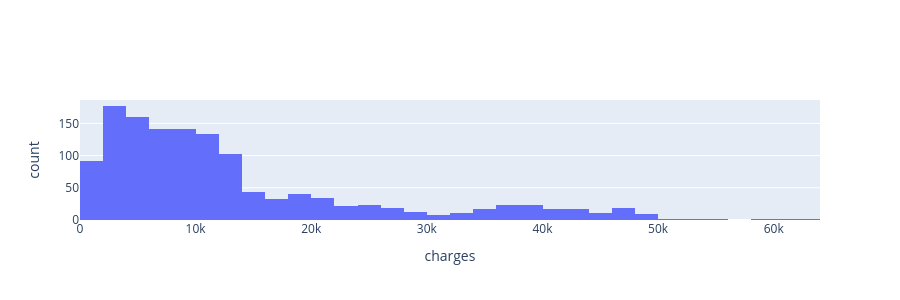

The cell this chart's notebook holds for it:
### Markdown cell above
We can also observe the distribution of the target:

### Code cell
plot_histograms(pd.DataFrame(y), height=300)

### Figure 1 — Plotly figure (JSON) as saved in the notebook; plotly's stock layout.template omitted (floating-point values rounded to 4 significant figures; data arrays with more than 128 entries replaced by an {"elided": "..."} marker saying what was removed)
{"data": [{"name": "charges", "type": "histogram", "x": {"elided": "1338 float values"}, "xaxis": "x", "yaxis": "y"}], "layout": {"height": 300, "xaxis": {"anchor": "y", "domain": [0, 1], "title": {"text": "charges"}}, "yaxis": {"anchor": "x", "domain": [0, 1], "title": {"text": "count"}}}}
